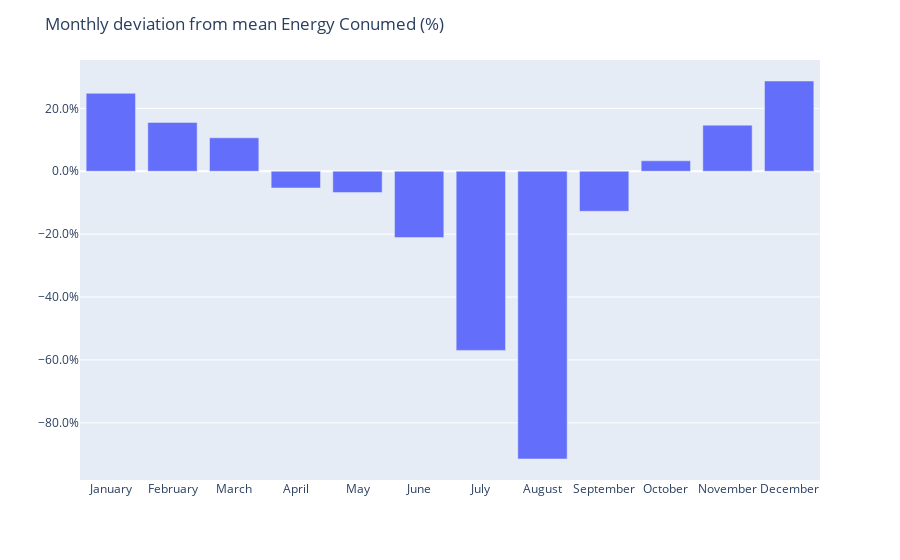

Here is the notebook cell this chart was saved with:
### Markdown cell above
Lets visualize this data

### Code cell
fig = px.bar(monthly_mean_diff['Energy Consumed by Household (Watt-hour)'].T)

fig.update_layout(
    yaxis_title="", 
    yaxis_tickformat = '.1%',
    xaxis_title="",
    title="Monthly deviation from mean Energy Conumed (%)",
    showlegend=False,
)
fig.show()

### Figure 1 — Plotly figure (JSON) as saved in the notebook; plotly's stock layout.template omitted (floating-point values rounded to 4 significant figures)
{"data": [{"alignmentgroup": "True", "hovertemplate": "variable=Energy Consumed by Household (Watt-hour)<br>index=%{x}<br>value=%{y}<extra></extra>", "legendgroup": "Energy Consumed by Household (Watt-hour)", "marker": {"color": "#636efa", "pattern": {"shape": ""}}, "name": "Energy Consumed by Household (Watt-hour)", "offsetgroup": "Energy Consumed by Household (Watt-hour)", "orientation": "v", "showlegend": true, "textposition": "auto", "type": "bar", "x": ["January", "February", "March", "April", "May", "June", "July", "August", "September", "October", "November", "December"], "xaxis": "x", "y": [0.2479, 0.1554, 0.1064, -0.05315, -0.06769, -0.2109, -0.5696, -0.915, -0.1274, 0.03331, 0.1467, 0.287], "yaxis": "y"}], "layout": {"barmode": "relative", "legend": {"title": {"text": "variable"}, "tracegroupgap": 0}, "margin": {"t": 60}, "showlegend": false, "title": {"text": "Monthly deviation from mean Energy Conumed (%)"}, "xaxis": {"anchor": "y", "domain": [0, 1], "title": {"text": ""}}, "yaxis": {"anchor": "x", "domain": [0, 1], "tickformat": ".1%", "title": {"text": ""}}}}
